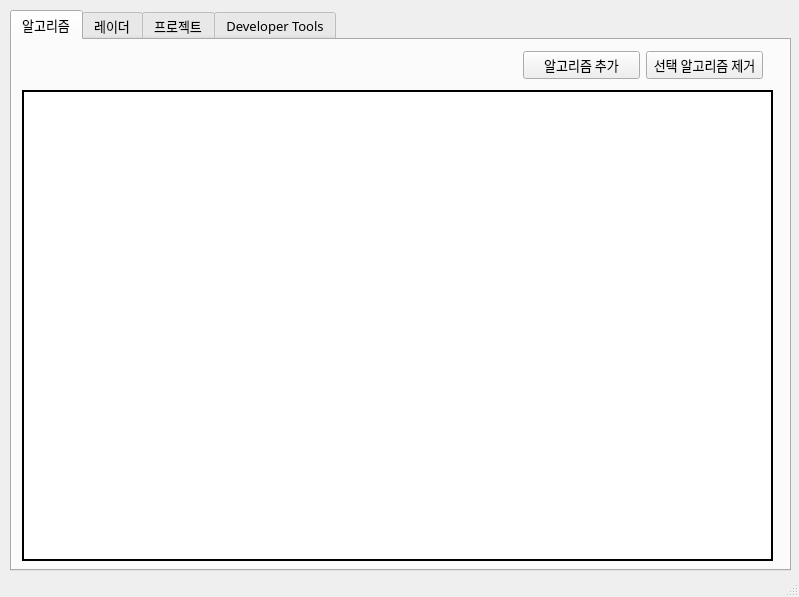
<?xml version="1.0" encoding="UTF-8"?>
<ui version="4.0">
 <class>MainWindow</class>
 <widget class="QMainWindow" name="MainWindow">
  <property name="geometry">
   <rect>
    <x>0</x>
    <y>0</y>
    <width>799</width>
    <height>597</height>
   </rect>
  </property>
  <property name="font">
   <font>
    <family>티머니 둥근바람 Regular</family>
    <pointsize>10</pointsize>
   </font>
  </property>
  <property name="windowTitle">
   <string>암호화폐 자동 매매 프로그램</string>
  </property>
  <widget class="QWidget" name="centralwidget">
   <widget class="QTabWidget" name="mainWidget">
    <property name="geometry">
     <rect>
      <x>10</x>
      <y>10</y>
      <width>781</width>
      <height>561</height>
     </rect>
    </property>
    <property name="currentIndex">
     <number>0</number>
    </property>
    <widget class="QWidget" name="algorithm_tab">
     <property name="enabled">
      <bool>true</bool>
     </property>
     <property name="accessibleName">
      <string/>
     </property>
     <attribute name="title">
      <string>알고리즘</string>
     </attribute>
     <widget class="QWidget" name="horizontalLayoutWidget">
      <property name="geometry">
       <rect>
        <x>10</x>
        <y>10</y>
        <width>751</width>
        <height>31</height>
       </rect>
      </property>
      <layout class="QHBoxLayout" name="top_hLayout">
       <property name="leftMargin">
        <number>10</number>
       </property>
       <property name="rightMargin">
        <number>10</number>
       </property>
       <item>
        <widget class="QLabel" name="blank_1">
         <property name="text">
          <string/>
         </property>
        </widget>
       </item>
       <item>
        <widget class="QLabel" name="blank_2">
         <property name="text">
          <string/>
         </property>
        </widget>
       </item>
       <item>
        <widget class="QLabel" name="blank_3">
         <property name="text">
          <string/>
         </property>
        </widget>
       </item>
       <item>
        <widget class="QLabel" name="blank_4">
         <property name="text">
          <string/>
         </property>
        </widget>
       </item>
       <item>
        <widget class="QPushButton" name="add_algorithm_pushButton">
         <property name="text">
          <string>알고리즘 추가</string>
         </property>
        </widget>
       </item>
       <item>
        <widget class="QPushButton" name="delete_algorithm_pushButton">
         <property name="text">
          <string>선택 알고리즘 제거</string>
         </property>
        </widget>
       </item>
      </layout>
     </widget>
     <widget class="QListWidget" name="algorithm_listWidget">
      <property name="geometry">
       <rect>
        <x>10</x>
        <y>50</y>
        <width>751</width>
        <height>471</height>
       </rect>
      </property>
      <property name="sizePolicy">
       <sizepolicy hsizetype="Expanding" vsizetype="Expanding">
        <horstretch>0</horstretch>
        <verstretch>0</verstretch>
       </sizepolicy>
      </property>
      <property name="baseSize">
       <size>
        <width>5</width>
        <height>5</height>
       </size>
      </property>
      <property name="font">
       <font>
        <family>티머니 둥근바람 Regular</family>
        <pointsize>12</pointsize>
       </font>
      </property>
      <property name="frameShape">
       <enum>QFrame::Box</enum>
      </property>
      <property name="frameShadow">
       <enum>QFrame::Plain</enum>
      </property>
      <property name="lineWidth">
       <number>2</number>
      </property>
      <property name="midLineWidth">
       <number>1</number>
      </property>
      <property name="autoScrollMargin">
       <number>32</number>
      </property>
      <property name="dragEnabled">
       <bool>true</bool>
      </property>
      <property name="dragDropMode">
       <enum>QAbstractItemView::NoDragDrop</enum>
      </property>
      <property name="movement">
       <enum>QListView::Static</enum>
      </property>
      <property name="isWrapping" stdset="0">
       <bool>false</bool>
      </property>
      <property name="resizeMode">
       <enum>QListView::Fixed</enum>
      </property>
      <property name="layoutMode">
       <enum>QListView::SinglePass</enum>
      </property>
      <property name="spacing">
       <number>0</number>
      </property>
      <property name="gridSize">
       <size>
        <width>0</width>
        <height>60</height>
       </size>
      </property>
      <property name="viewMode">
       <enum>QListView::ListMode</enum>
      </property>
      <property name="modelColumn">
       <number>0</number>
      </property>
      <property name="uniformItemSizes">
       <bool>false</bool>
      </property>
      <property name="batchSize">
       <number>200</number>
      </property>
      <property name="wordWrap">
       <bool>false</bool>
      </property>
      <property name="selectionRectVisible">
       <bool>false</bool>
      </property>
      <property name="currentRow">
       <number>-1</number>
      </property>
      <property name="sortingEnabled">
       <bool>false</bool>
      </property>
     </widget>
     <zorder>algorithm_listWidget</zorder>
     <zorder>horizontalLayoutWidget</zorder>
    </widget>
    <widget class="QWidget" name="radar_tab">
     <attribute name="title">
      <string>레이더</string>
     </attribute>
     <widget class="QListWidget" name="radars_listWidget">
      <property name="geometry">
       <rect>
        <x>10</x>
        <y>50</y>
        <width>751</width>
        <height>471</height>
       </rect>
      </property>
      <property name="sizePolicy">
       <sizepolicy hsizetype="Expanding" vsizetype="Expanding">
        <horstretch>0</horstretch>
        <verstretch>0</verstretch>
       </sizepolicy>
      </property>
      <property name="baseSize">
       <size>
        <width>5</width>
        <height>5</height>
       </size>
      </property>
      <property name="font">
       <font>
        <family>티머니 둥근바람 Regular</family>
        <pointsize>12</pointsize>
       </font>
      </property>
      <property name="frameShape">
       <enum>QFrame::Box</enum>
      </property>
      <property name="frameShadow">
       <enum>QFrame::Plain</enum>
      </property>
      <property name="lineWidth">
       <number>2</number>
      </property>
      <property name="midLineWidth">
       <number>1</number>
      </property>
      <property name="autoScrollMargin">
       <number>32</number>
      </property>
      <property name="dragEnabled">
       <bool>true</bool>
      </property>
      <property name="dragDropMode">
       <enum>QAbstractItemView::NoDragDrop</enum>
      </property>
      <property name="movement">
       <enum>QListView::Static</enum>
      </property>
      <property name="isWrapping" stdset="0">
       <bool>false</bool>
      </property>
      <property name="resizeMode">
       <enum>QListView::Fixed</enum>
      </property>
      <property name="layoutMode">
       <enum>QListView::SinglePass</enum>
      </property>
      <property name="spacing">
       <number>0</number>
      </property>
      <property name="gridSize">
       <size>
        <width>0</width>
        <height>60</height>
       </size>
      </property>
      <property name="viewMode">
       <enum>QListView::ListMode</enum>
      </property>
      <property name="modelColumn">
       <number>0</number>
      </property>
      <property name="uniformItemSizes">
       <bool>false</bool>
      </property>
      <property name="batchSize">
       <number>200</number>
      </property>
      <property name="wordWrap">
       <bool>false</bool>
      </property>
      <property name="selectionRectVisible">
       <bool>false</bool>
      </property>
      <property name="currentRow">
       <number>-1</number>
      </property>
      <property name="sortingEnabled">
       <bool>false</bool>
      </property>
     </widget>
     <widget class="QWidget" name="horizontalLayoutWidget_3">
      <property name="geometry">
       <rect>
        <x>10</x>
        <y>10</y>
        <width>751</width>
        <height>31</height>
       </rect>
      </property>
      <layout class="QHBoxLayout" name="top_hLayout_3">
       <property name="leftMargin">
        <number>10</number>
       </property>
       <property name="rightMargin">
        <number>10</number>
       </property>
       <item>
        <widget class="QLabel" name="blank_8">
         <property name="text">
          <string/>
         </property>
        </widget>
       </item>
       <item>
        <widget class="QLabel" name="blank_9">
         <property name="text">
          <string/>
         </property>
        </widget>
       </item>
       <item>
        <widget class="QLabel" name="blank_10">
         <property name="text">
          <string/>
         </property>
        </widget>
       </item>
       <item>
        <widget class="QLabel" name="blank_11">
         <property name="text">
          <string/>
         </property>
        </widget>
       </item>
       <item>
        <widget class="QPushButton" name="add_radar_pushButton">
         <property name="text">
          <string>레이더 추가</string>
         </property>
        </widget>
       </item>
       <item>
        <widget class="QPushButton" name="delete_radar_pushButton">
         <property name="text">
          <string>선택 레이더 제거</string>
         </property>
        </widget>
       </item>
      </layout>
     </widget>
    </widget>
    <widget class="QWidget" name="project_tab">
     <attribute name="title">
      <string>프로젝트</string>
     </attribute>
     <widget class="QWidget" name="horizontalLayoutWidget_2">
      <property name="geometry">
       <rect>
        <x>10</x>
        <y>10</y>
        <width>751</width>
        <height>31</height>
       </rect>
      </property>
      <layout class="QHBoxLayout" name="top_hLayout_2">
       <property name="leftMargin">
        <number>10</number>
       </property>
       <property name="rightMargin">
        <number>10</number>
       </property>
       <item>
        <widget class="QLabel" name="blank_5">
         <property name="text">
          <string/>
         </property>
        </widget>
       </item>
       <item>
        <widget class="QLabel" name="blank_6">
         <property name="text">
          <string/>
         </property>
        </widget>
       </item>
       <item>
        <widget class="QLabel" name="blank_7">
         <property name="text">
          <string/>
         </property>
        </widget>
       </item>
       <item>
        <widget class="QPushButton" name="log_pushButton">
         <property name="text">
          <string>거래 기록 (Log)</string>
         </property>
        </widget>
       </item>
       <item>
        <widget class="QPushButton" name="add_project_pushButton">
         <property name="font">
          <font>
           <family>티머니 둥근바람 Regular</family>
           <pointsize>10</pointsize>
          </font>
         </property>
         <property name="text">
          <string>프로젝트 추가</string>
         </property>
        </widget>
       </item>
       <item>
        <widget class="QPushButton" name="delete_project_pushButton">
         <property name="text">
          <string>선택 프로젝트 제거</string>
         </property>
        </widget>
       </item>
      </layout>
     </widget>
     <widget class="QListWidget" name="projects_listWidget">
      <property name="geometry">
       <rect>
        <x>10</x>
        <y>50</y>
        <width>751</width>
        <height>471</height>
       </rect>
      </property>
      <property name="font">
       <font>
        <family>티머니 둥근바람 Regular</family>
        <pointsize>12</pointsize>
       </font>
      </property>
      <property name="frameShape">
       <enum>QFrame::Box</enum>
      </property>
      <property name="frameShadow">
       <enum>QFrame::Plain</enum>
      </property>
      <property name="lineWidth">
       <number>2</number>
      </property>
      <property name="midLineWidth">
       <number>3</number>
      </property>
     </widget>
    </widget>
    <widget class="QWidget" name="devtool_tab">
     <attribute name="title">
      <string>Developer Tools</string>
     </attribute>
     <widget class="QPushButton" name="ram_usage_pushButton">
      <property name="geometry">
       <rect>
        <x>20</x>
        <y>20</y>
        <width>201</width>
        <height>41</height>
       </rect>
      </property>
      <property name="text">
       <string>RAM 사용량 콘솔에 표시</string>
      </property>
     </widget>
    </widget>
   </widget>
  </widget>
  <widget class="QStatusBar" name="statusbar"/>
 </widget>
 <resources/>
 <connections/>
</ui>
